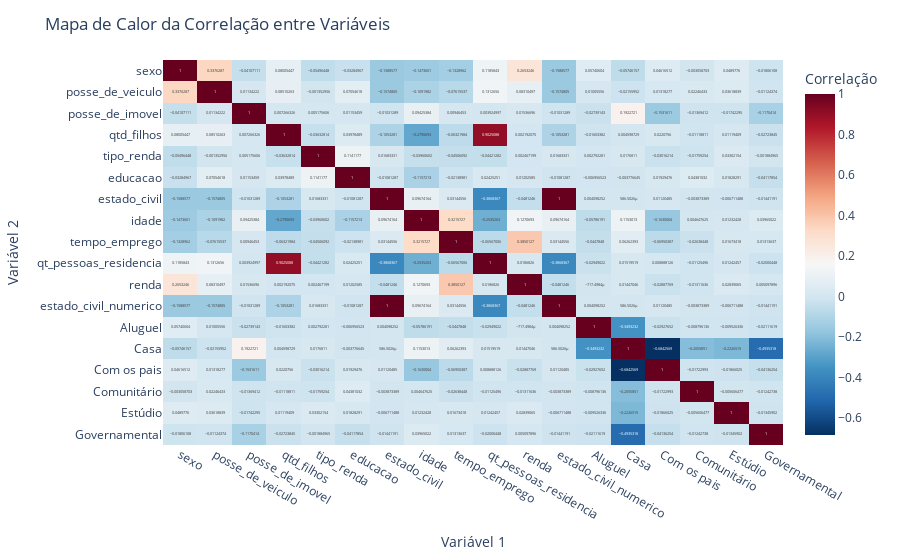

Source (notebook cell):
### Code cell
matriz_correlacao = renda.corr()
fig = px.imshow(matriz_correlacao,
                   text_auto=True,
                   aspect='auto',
                   color_continuous_scale='RdBu_r',
                   labels=dict(x='Variável 1', y='Variável 2', color='Correlação'),
                   x=matriz_correlacao.columns,
                   y=matriz_correlacao.columns
                   )
fig.update_layout(title='Mapa de Calor da Correlação entre Variáveis',
                  xaxis_title='Variável 1',
                  yaxis_title='Variável 2'
                  )
fig.show()

### Figure 1 — Plotly figure (JSON) as saved in the notebook; plotly's stock layout.template omitted (floating-point values rounded to 4 significant figures; data arrays with more than 128 entries replaced by an {"elided": "..."} marker saying what was removed)
{"data": [{"coloraxis": "coloraxis", "hovertemplate": "Variável 1: %{x}<br>Variável 2: %{y}<br>Correlação: %{z}<extra></extra>", "name": "0", "texttemplate": "%{z}", "type": "heatmap", "x": ["sexo", "posse_de_veiculo", "posse_de_imovel", "qtd_filhos", "tipo_renda", "educacao", "estado_civil", "idade", "tempo_emprego", "qt_pessoas_residencia", "renda", "estado_civil_numerico", "Aluguel", "Casa", "Com os pais", "Comunitário", "Estúdio", "Governamental"], "xaxis": "x", "y": ["sexo", "posse_de_veiculo", "posse_de_imovel", "qtd_filhos", "tipo_renda", "educacao", "estado_civil", "idade", "tempo_emprego", "qt_pessoas_residencia", "renda", "estado_civil_numerico", "Aluguel", "Casa", "Com os pais", "Comunitário", "Estúdio", "Governamental"], "yaxis": "y", "z": {"elided": "18x18 float values"}}], "layout": {"coloraxis": {"colorbar": {"title": {"text": "Correlação"}}, "colorscale": [[0, "rgb(5,48,97)"], [0.1, "rgb(33,102,172)"], [0.2, "rgb(67,147,195)"], [0.3, "rgb(146,197,222)"], [0.4, "rgb(209,229,240)"], [0.5, "rgb(247,247,247)"], [0.6, "rgb(253,219,199)"], [0.7, "rgb(244,165,130)"], [0.8, "rgb(214,96,77)"], [0.9, "rgb(178,24,43)"], [1, "rgb(103,0,31)"]]}, "margin": {"t": 60}, "title": {"text": "Mapa de Calor da Correlação entre Variáveis"}, "xaxis": {"anchor": "y", "domain": [0, 1], "title": {"text": "Variável 1"}}, "yaxis": {"anchor": "x", "autorange": "reversed", "domain": [0, 1], "title": {"text": "Variável 2"}}}}
